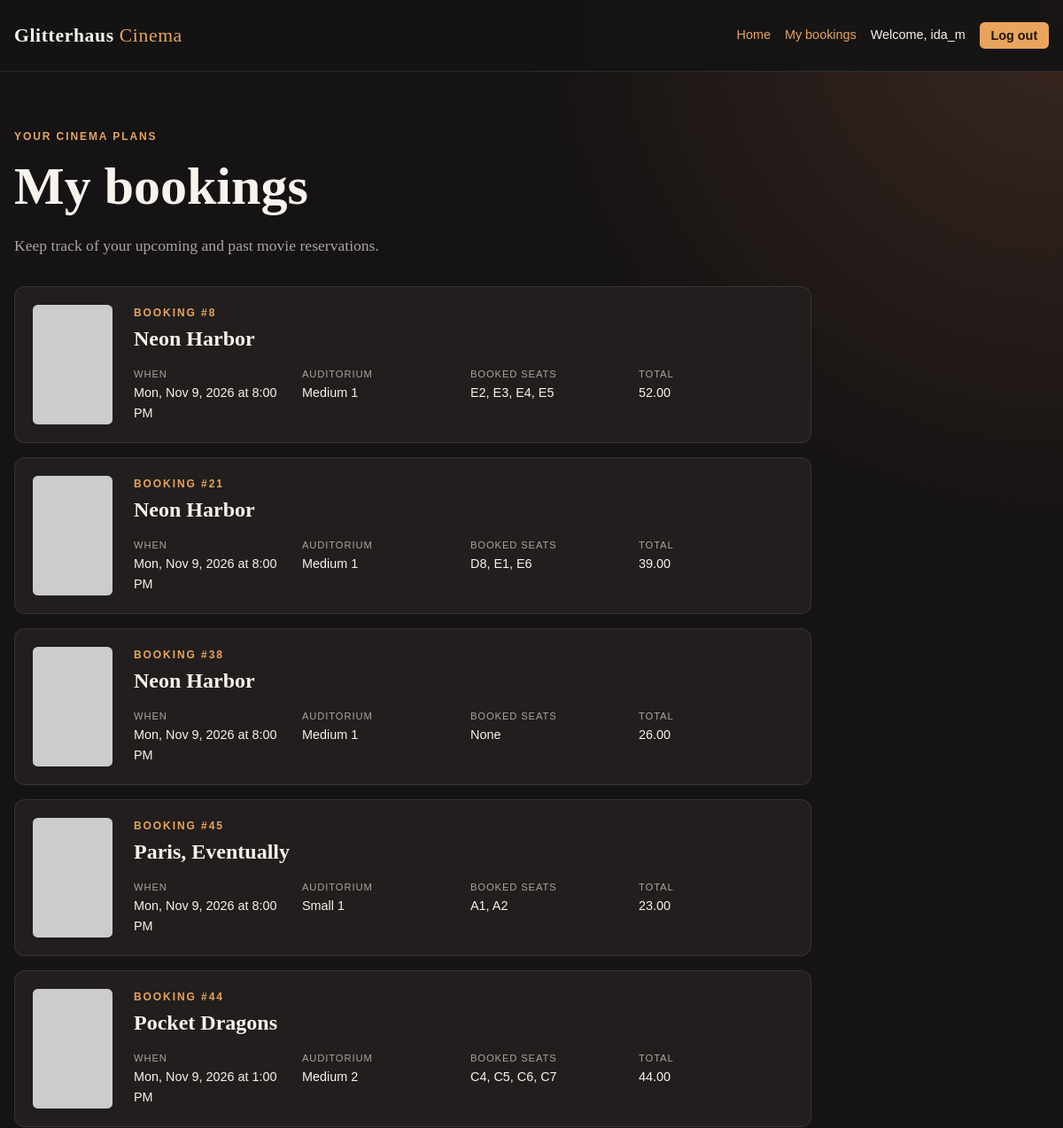
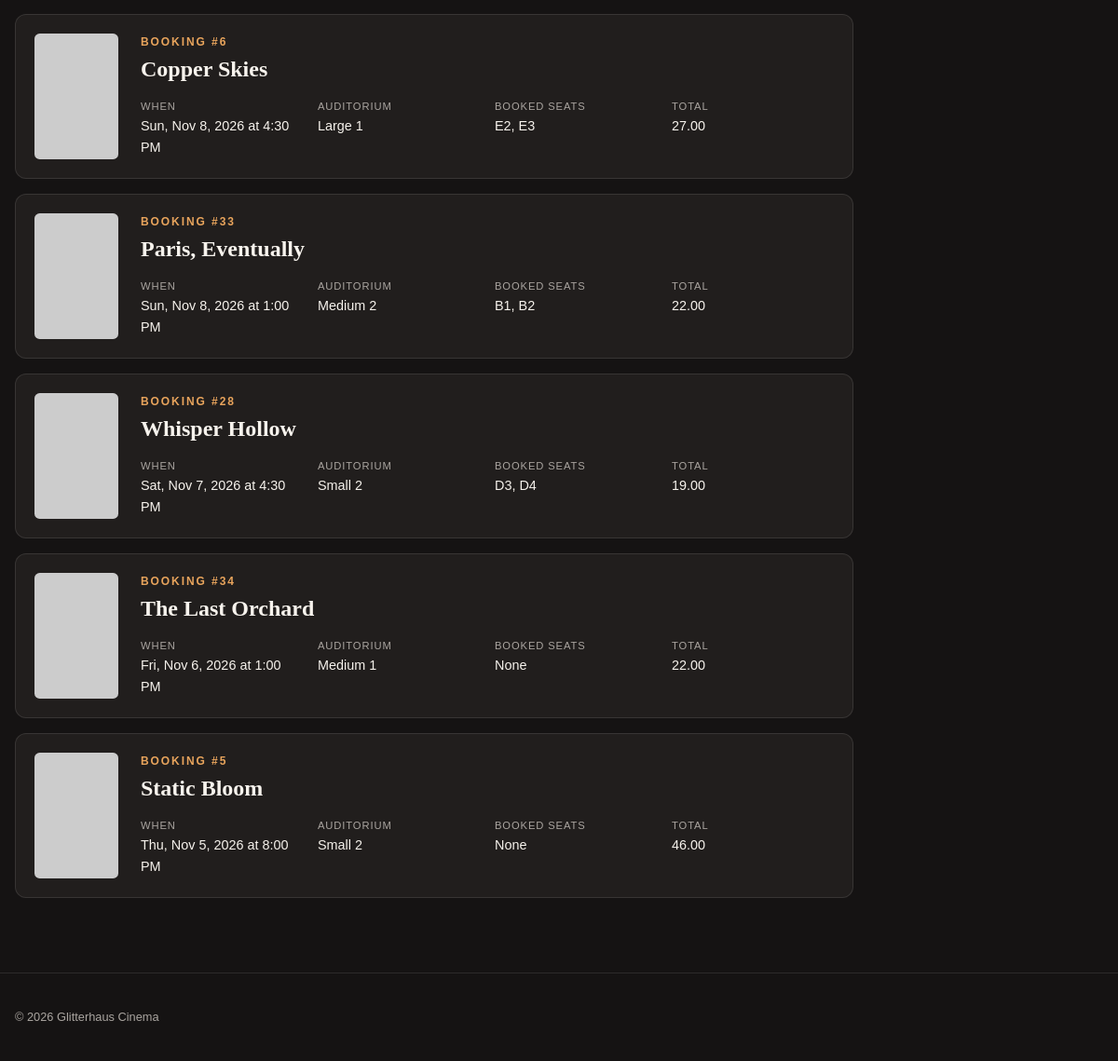
The page /index.php?page=bookings (signed in) on the database as committed earlier (2 pictures, top to bottom).
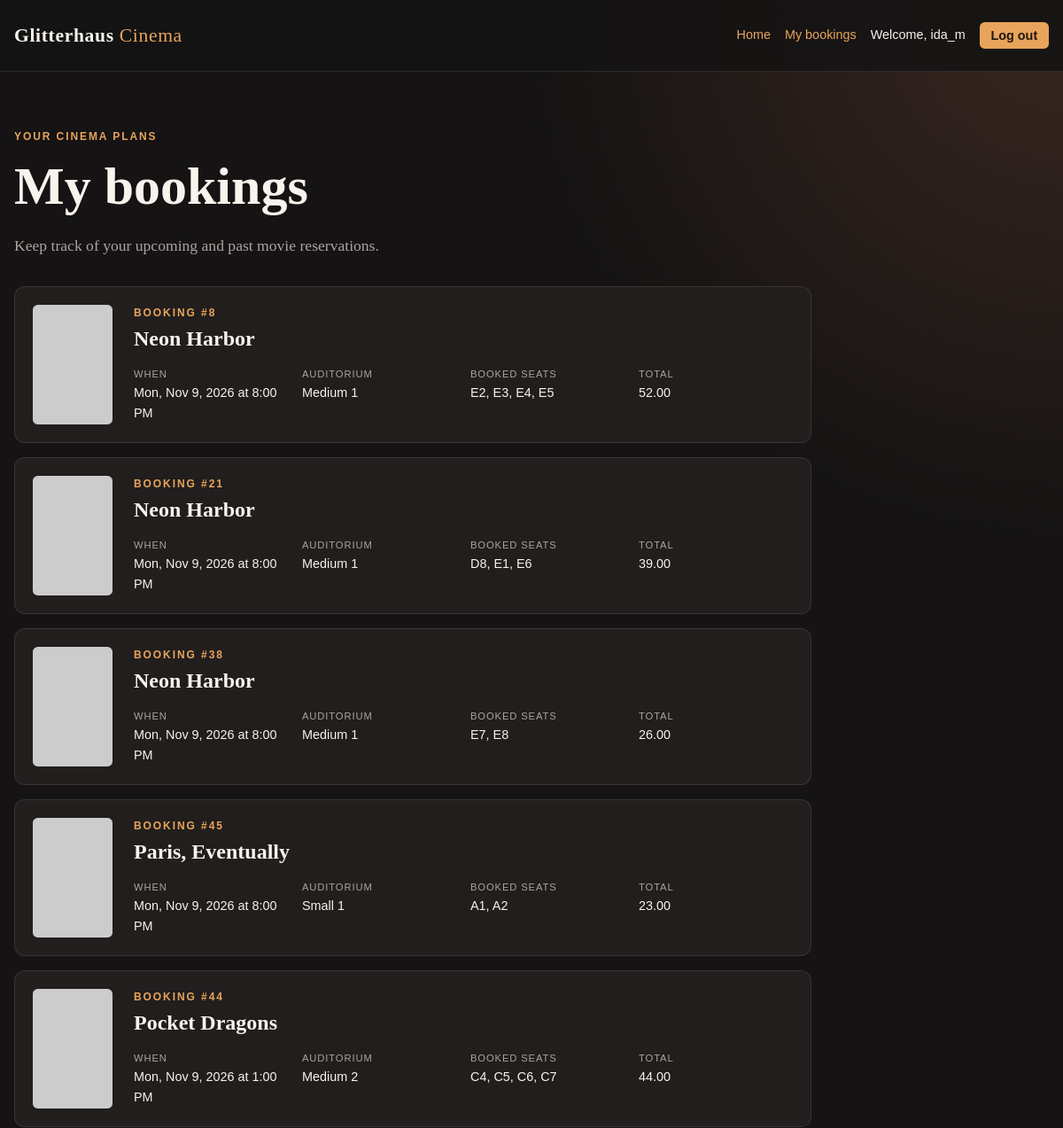
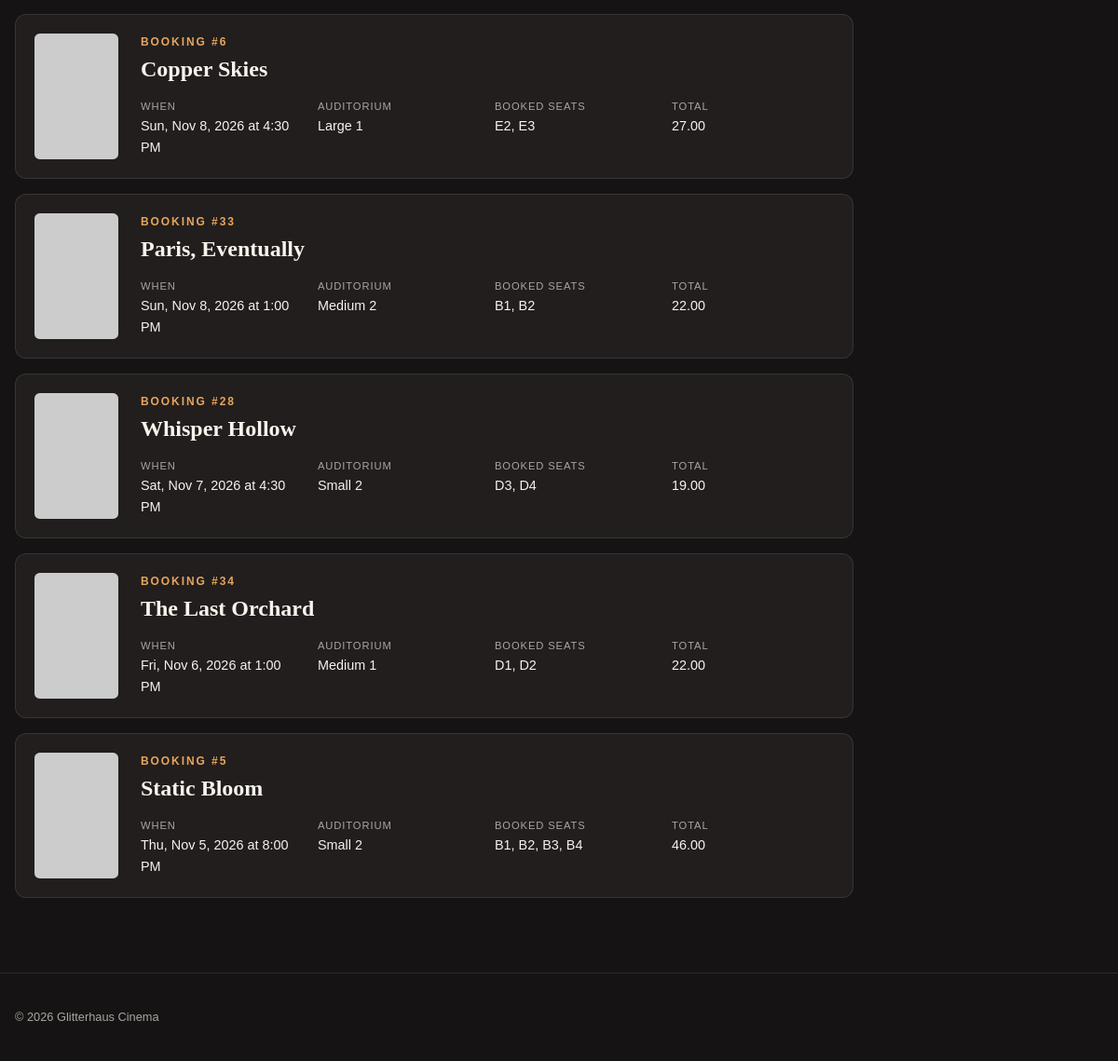
The same page on the database as committed later (2 pictures, top to bottom).
### tables this page shows
CREATE TABLE bookings (
    bookingId INT AUTO_INCREMENT PRIMARY KEY,
    userId INT NOT NULL,
    screeningId INT NOT NULL,
    createdAt DATETIME DEFAULT CURRENT_TIMESTAMP,
    totalPrice DECIMAL(8,2) NOT NULL,
    FOREIGN KEY (userId) REFERENCES users(userId) ON DELETE RESTRICT,
    FOREIGN KEY (screeningId) REFERENCES screenings(screeningId) ON DELETE RESTRICT,
    UNIQUE (bookingId, screeningId)
);

CREATE TABLE movies (
    movieId INT AUTO_INCREMENT PRIMARY KEY,
    title VARCHAR(150) NOT NULL,
    description TEXT,
    durationMinutes INT NOT NULL,
    ageRatingId INT,
    posterUrl VARCHAR(2048),
    isActive BOOLEAN NOT NULL DEFAULT TRUE,
    createdAt DATETIME DEFAULT CURRENT_TIMESTAMP,
    FOREIGN KEY (ageRatingId) REFERENCES ageRatings(ageRatingId) ON DELETE RESTRICT
);

CREATE TABLE screenings (
    screeningId INT AUTO_INCREMENT PRIMARY KEY,
    movieId INT NOT NULL,
    auditoriumId INT NOT NULL,
    startsAt DATETIME NOT NULL,
    endsAt DATETIME NOT NULL,
    ticketPrice DECIMAL(8,2) NOT NULL,
    FOREIGN KEY (movieId) REFERENCES movies(movieId) ON DELETE RESTRICT,
    FOREIGN KEY (auditoriumId) REFERENCES auditoriums(auditoriumId) ON DELETE RESTRICT,
    UNIQUE (auditoriumId, startsAt),
    UNIQUE (screeningId, auditoriumId)
);

CREATE TABLE auditoriums (
    auditoriumId INT AUTO_INCREMENT PRIMARY KEY,
    name VARCHAR(50) NOT NULL UNIQUE,
    auditoriumTypeId INT NOT NULL,
    FOREIGN KEY (auditoriumTypeId) REFERENCES auditoriumTypes(auditoriumTypeId) ON DELETE RESTRICT
);

### app/controllers/BookingController.php (called while the page is built, shortened)
<?php
class BookingController {
    private $booking;
    public function __construct($booking) {
        $this->booking = $booking;
    }
    public function index() {
        $bookings = $this->booking->getForUser($_SESSION['user_id']);
        require __DIR__ . '/../views/bookings.php';
    }
}

### index.php (called while the page is built, shortened)
<?php
require_once __DIR__ . "/includes/session.php";
require_once __DIR__ . "/includes/connection.php";
require_once __DIR__ . "/app/models/Booking.php";
require_once __DIR__ . "/app/controllers/BookingController.php";
$auth = new AuthController(new User($connection));
$movies = new MovieController(new Movie($connection));
$bookings = new BookingController(new Booking($connection));
$routes = [
    'home' => [$movies, 'home'],
    'movieDetails' => [$movies, 'movieDetails'],
    'movieBooking' => [$bookings, 'movieBooking'],
    'bookings' => [$bookings, 'index'],
    'login' => [$auth, 'login'],
    'register' => [$auth, 'register'],
    'logout' => [$auth, 'logout']
];
$page = $_GET['page'] ?? 'home';
call_user_func($routes[$page]);

### includes/session.php (called while the page is built, shortened)
<?php
	function logged_in() {
		return isset($_SESSION['user_id']);
	}
?>

### app/models/Booking.php (called while the page is built, shortened)
<?php
class Booking {
    private $connection;
    public function __construct($connection) {
        $this->connection = $connection;
    }
    public function getForUser($userId) {
        $query = "SELECT bookings.bookingId, bookings.createdAt, bookings.totalPrice,
                         movies.title, movies.posterUrl, screenings.startsAt,
                         screenings.endsAt, auditoriums.name AS auditoriumName,
                         COUNT(bookingSeats.bookingSeatId) AS seatCount,
                         GROUP_CONCAT(
                             CONCAT(seats.rowLabel, seats.seatNumber)
                             ORDER BY seats.rowLabel, seats.seatNumber
                             SEPARATOR ', '
                         ) AS seatNames
                  FROM bookings
                  INNER JOIN screenings ON screenings.screeningId = bookings.screeningId
                  INNER JOIN movies ON movies.movieId = screenings.movieId
                  INNER JOIN auditoriums ON auditoriums.auditoriumId = screenings.auditoriumId
                  LEFT JOIN bookingSeats ON bookingSeats.bookingId = bookings.bookingId
                      AND bookingSeats.screeningId = bookings.screeningId
                  LEFT JOIN seats ON seats.seatId = bookingSeats.seatId
                      AND seats.auditoriumId = screenings.auditoriumId
                  WHERE bookings.userId = :userId
                  GROUP BY bookings.bookingId, bookings.createdAt, bookings.totalPrice,
                           movies.title, movies.posterUrl, screenings.startsAt,
                           screenings.endsAt, auditoriums.name
                  ORDER BY screenings.startsAt DESC";
        $statement = $this->connection->prepare($query);
        $statement->execute(['userId' => $userId]);
        return $statement->fetchAll(PDO::FETCH_ASSOC);
    }
}

### app/views/bookings.php (the view, shortened to what this page needs)
<?php
require __DIR__ . '/../../includes/header.php';
?>
<section class="page-heading">
    <p class="eyebrow">Your cinema plans</p>
    <h1>My bookings</h1>
    <p>Keep track of your upcoming and past movie reservations.</p>
</section>
<?php if (empty($bookings)): ?>
    <section class="empty-state">
        <h2>No bookings yet</h2>
        <p>Your movie bookings will appear here.</p>
        <a class="button" href="index.php?page=home">Browse movies</a>
    </section>
<?php else: ?>
    <section class="booking-list">
        <?php foreach ($bookings as $booking): ?>
            <article class="booking-card">
                <?php if (!empty($booking['posterUrl'])): ?>
                    <div class="booking-poster">
                        <img src="<?= htmlspecialchars($booking['posterUrl'], ENT_QUOTES, 'UTF-8') ?>"
                             alt="Poster for <?= htmlspecialchars($booking['title'], ENT_QUOTES, 'UTF-8') ?>">
                    </div>
                <?php endif; ?>
                <div class="booking-info">
                    <div class="booking-heading">
                        <div>
                            <p class="eyebrow">Booking #<?= (int) $booking['bookingId'] ?></p>
                            <h2><?= htmlspecialchars($booking['title'], ENT_QUOTES, 'UTF-8') ?></h2>
                        </div>
                    </div>
                    <dl class="booking-details">
                        <div>
                            <dt>When</dt>
                            <dd><?= htmlspecialchars(date('D, M j, Y \a\t g:i A', strtotime($booking['startsAt'])), ENT_QUOTES, 'UTF-8') ?></dd>
                        </div>
                        <div>
                            <dt>Auditorium</dt>
                            <dd><?= htmlspecialchars($booking['auditoriumName'], ENT_QUOTES, 'UTF-8') ?></dd>
                        </div>
                        <div>
                            <dt>Booked seats</dt>
                            <dd><?= htmlspecialchars($booking['seatNames'] ?? 'None', ENT_QUOTES, 'UTF-8') ?></dd>
                        </div>
                        <div>
                            <dt>Total</dt>
                            <dd><?= htmlspecialchars(number_format((float) $booking['totalPrice'], 2), ENT_QUOTES, 'UTF-8') ?></dd>
                        </div>
                    </dl>
                </div>
            </article>
        <?php endforeach; ?>
    </section>
<?php endif; ?>
<?php require __DIR__ . '/../../includes/footer.php'; ?>

### includes/header.php (shortened to what this page needs)
<!doctype html>
<html lang="en">
<head>
    <link rel="stylesheet" href="assets/styles.css">
</head>
<body>
<header>
    <div class="site-header">
        <a class="brand" href="index.php?page=home">Glitterhaus <span>Cinema</span></a>
        <nav class="site-nav">
            <a href="index.php?page=home">Home</a>
        <?php if (logged_in()): ?>
            <a href="index.php?page=bookings">My bookings</a>
            <span>Welcome, <?= htmlspecialchars($_SESSION['user'], ENT_QUOTES, 'UTF-8') ?></span>
            <form action="index.php?page=logout" method="post">
                <button class="button button-small" type="submit">Log out</button>
            </form>
        <?php else: ?>
            <a href="index.php?page=login">Log in</a>
            <a class="button button-small" href="index.php?page=register">Register</a>
        <?php endif; ?>
        </nav>
    </div>
</header>
<main class="page-container">

### includes/footer.php
</main>
<footer>
    <div class="page-container">
        <p>&copy; <?= date('Y') ?> Glitterhaus Cinema</p>
    </div>
</footer>
</body>
</html>

### assets/styles.css (style rules this page uses)
:root { --ink: #f7f3ed; --muted: #aaa5a0; --background: #151313; --surface: #211e1d; --surface-light: #2b2725; --accent: #e8a45c; --accent-dark: #b86f2d; --border: rgba(255, 255, 255, 0.1); }
* { box-sizing: border-box; }
body { margin: 0; color: var(--ink); background: radial-gradient(circle at top right, #3a2720 0, var(--background) 38rem); font-family: Georgia, "Times New Roman", serif; line-height: 1.6; }
a { color: var(--accent); text-decoration: none; }
header { border-bottom: 1px solid var(--border); background: rgba(21, 19, 19, 0.9); }
.site-header, .page-container { width: min(1200px, calc(100% - 2rem)); margin: 0 auto; }
.site-header { display: flex; align-items: center; justify-content: space-between; gap: 1rem; min-height: 5rem; }
.brand { color: var(--ink); font-size: 1.35rem; font-weight: bold; letter-spacing: 0.03em; }
.brand span { color: var(--accent); font-weight: normal; }
.site-nav { display: flex; align-items: center; flex-wrap: wrap; justify-content: flex-end; gap: 1rem; font-family: Arial, sans-serif; font-size: 0.9rem; }
.site-nav form { margin: 0; }
.page-container { min-height: calc(100vh - 9rem); padding: 4rem 0 5rem; }
.page-heading { margin-bottom: 2rem; }
h1, h2, h3 { line-height: 1.15; }
h1 { margin: 0 0 0.5rem; font-size: clamp(2.2rem, 5vw, 4rem); }
.page-heading h1 { margin-bottom: 0.75rem; }
.page-heading > p:not(.eyebrow) { color: var(--muted); font-size: 1.1rem; }
.eyebrow { margin: 0 0 0.75rem; color: var(--accent); font-family: Arial, sans-serif; font-size: 0.75rem; font-weight: bold; letter-spacing: 0.16em; text-transform: uppercase; }
.button { display: inline-block; border: 0; border-radius: 0.35rem; padding: 0.75rem 1.2rem; color: #22170f; background: var(--accent); cursor: pointer; font: bold 0.9rem Arial, sans-serif; }
.button-small { padding: 0.45rem 0.8rem; }
.booking-list { display: grid; gap: 1rem; max-width: 900px; }
.booking-card { display: grid; grid-template-columns: 90px 1fr; gap: 1.5rem; padding: 1.25rem; border: 1px solid var(--border); border-radius: 0.75rem; background: var(--surface); }
.booking-poster { aspect-ratio: 2 / 3; overflow: hidden; border-radius: 0.35rem; background: var(--surface-light); }
.booking-poster img { width: 100%; height: 100%; display: block; object-fit: cover; }
.booking-heading { display: flex; align-items: flex-start; justify-content: space-between; gap: 1rem; }
.booking-heading h2 { margin: 0; }
.booking-heading .eyebrow { margin-bottom: 0.35rem; }
.booking-details { display: grid; grid-template-columns: repeat(4, 1fr); gap: 1rem; margin: 1.25rem 0 0; }
.booking-details dt { color: var(--muted); font: 0.7rem Arial, sans-serif; letter-spacing: 0.08em; text-transform: uppercase; }
.booking-details dd { margin: 0.25rem 0 0; font-family: Arial, sans-serif; font-size: 0.9rem; }
footer { border-top: 1px solid var(--border); color: var(--muted); font-family: Arial, sans-serif; font-size: 0.8rem; }
footer .page-container { min-height: auto; padding: 1.5rem 0; }

Rows that differ between the two databases and show on the page:
changed through a linked row, bookings id 8: posterUrl: a different picture
changed through a linked row, bookings id 21: posterUrl: a different picture
changed through a linked row, bookings id 38: posterUrl: a different picture; seatNames "None" → "E7, E8"
changed through a linked row, bookings "Small 1": posterUrl: a different picture
changed through a linked row, bookings "Pocket Dragons": posterUrl: a different picture
changed through a linked row, bookings "Copper Skies": posterUrl: a different picture
changed through a linked row, bookings "Sun, Nov 8, 2026 at 1:00 PM": posterUrl: a different picture
changed through a linked row, bookings "Whisper Hollow": posterUrl: a different picture
changed through a linked row, bookings "The Last Orchard": posterUrl: a different picture; seatNames "None" → "D1, D2"
changed through a linked row, bookings "Static Bloom": posterUrl: a different picture; seatNames "None" → "B1, B2, B3, B4"
